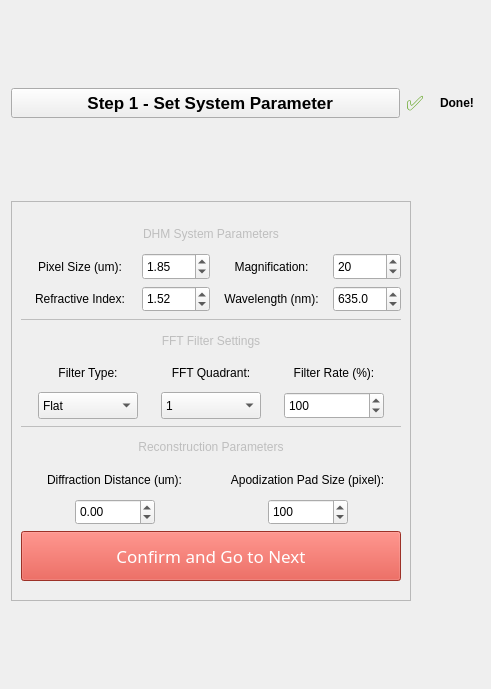
<?xml version="1.0" encoding="UTF-8"?>
<ui version="4.0">
 <class>Form</class>
 <widget class="QWidget" name="Form">
  <property name="geometry">
   <rect>
    <x>0</x>
    <y>0</y>
    <width>491</width>
    <height>689</height>
   </rect>
  </property>
  <property name="minimumSize">
   <size>
    <width>0</width>
    <height>20</height>
   </size>
  </property>
  <property name="windowTitle">
   <string>Form</string>
  </property>
  <layout class="QGridLayout" name="mainLayout">
   <item row="0" column="1">
    <widget class="QLabel" name="label_check">
     <property name="enabled">
      <bool>true</bool>
     </property>
     <property name="maximumSize">
      <size>
       <width>28</width>
       <height>16777215</height>
      </size>
     </property>
     <property name="palette">
      <palette>
       <active>
        <colorrole role="WindowText">
         <brush brushstyle="SolidPattern">
          <color alpha="255">
           <red>78</red>
           <green>154</green>
           <blue>6</blue>
          </color>
         </brush>
        </colorrole>
        <colorrole role="Button">
         <brush brushstyle="SolidPattern">
          <color alpha="255">
           <red>78</red>
           <green>154</green>
           <blue>6</blue>
          </color>
         </brush>
        </colorrole>
        <colorrole role="Light">
         <brush brushstyle="SolidPattern">
          <color alpha="255">
           <red>117</red>
           <green>231</green>
           <blue>9</blue>
          </color>
         </brush>
        </colorrole>
        <colorrole role="Midlight">
         <brush brushstyle="SolidPattern">
          <color alpha="255">
           <red>97</red>
           <green>192</green>
           <blue>7</blue>
          </color>
         </brush>
        </colorrole>
        <colorrole role="Dark">
         <brush brushstyle="SolidPattern">
          <color alpha="255">
           <red>39</red>
           <green>77</green>
           <blue>3</blue>
          </color>
         </brush>
        </colorrole>
        <colorrole role="Mid">
         <brush brushstyle="SolidPattern">
          <color alpha="255">
           <red>52</red>
           <green>103</green>
           <blue>4</blue>
          </color>
         </brush>
        </colorrole>
        <colorrole role="Text">
         <brush brushstyle="SolidPattern">
          <color alpha="255">
           <red>78</red>
           <green>154</green>
           <blue>6</blue>
          </color>
         </brush>
        </colorrole>
        <colorrole role="BrightText">
         <brush brushstyle="SolidPattern">
          <color alpha="255">
           <red>255</red>
           <green>255</green>
           <blue>255</blue>
          </color>
         </brush>
        </colorrole>
        <colorrole role="ButtonText">
         <brush brushstyle="SolidPattern">
          <color alpha="255">
           <red>0</red>
           <green>0</green>
           <blue>0</blue>
          </color>
         </brush>
        </colorrole>
        <colorrole role="Base">
         <brush brushstyle="SolidPattern">
          <color alpha="255">
           <red>255</red>
           <green>255</green>
           <blue>255</blue>
          </color>
         </brush>
        </colorrole>
        <colorrole role="Window">
         <brush brushstyle="SolidPattern">
          <color alpha="255">
           <red>78</red>
           <green>154</green>
           <blue>6</blue>
          </color>
         </brush>
        </colorrole>
        <colorrole role="Shadow">
         <brush brushstyle="SolidPattern">
          <color alpha="255">
           <red>0</red>
           <green>0</green>
           <blue>0</blue>
          </color>
         </brush>
        </colorrole>
        <colorrole role="AlternateBase">
         <brush brushstyle="SolidPattern">
          <color alpha="255">
           <red>166</red>
           <green>204</green>
           <blue>130</blue>
          </color>
         </brush>
        </colorrole>
        <colorrole role="ToolTipBase">
         <brush brushstyle="SolidPattern">
          <color alpha="255">
           <red>255</red>
           <green>255</green>
           <blue>220</blue>
          </color>
         </brush>
        </colorrole>
        <colorrole role="ToolTipText">
         <brush brushstyle="SolidPattern">
          <color alpha="255">
           <red>0</red>
           <green>0</green>
           <blue>0</blue>
          </color>
         </brush>
        </colorrole>
       </active>
       <inactive>
        <colorrole role="WindowText">
         <brush brushstyle="SolidPattern">
          <color alpha="255">
           <red>78</red>
           <green>154</green>
           <blue>6</blue>
          </color>
         </brush>
        </colorrole>
        <colorrole role="Button">
         <brush brushstyle="SolidPattern">
          <color alpha="255">
           <red>78</red>
           <green>154</green>
           <blue>6</blue>
          </color>
         </brush>
        </colorrole>
        <colorrole role="Light">
         <brush brushstyle="SolidPattern">
          <color alpha="255">
           <red>117</red>
           <green>231</green>
           <blue>9</blue>
          </color>
         </brush>
        </colorrole>
        <colorrole role="Midlight">
         <brush brushstyle="SolidPattern">
          <color alpha="255">
           <red>97</red>
           <green>192</green>
           <blue>7</blue>
          </color>
         </brush>
        </colorrole>
        <colorrole role="Dark">
         <brush brushstyle="SolidPattern">
          <color alpha="255">
           <red>39</red>
           <green>77</green>
           <blue>3</blue>
          </color>
         </brush>
        </colorrole>
        <colorrole role="Mid">
         <brush brushstyle="SolidPattern">
          <color alpha="255">
           <red>52</red>
           <green>103</green>
           <blue>4</blue>
          </color>
         </brush>
        </colorrole>
        <colorrole role="Text">
         <brush brushstyle="SolidPattern">
          <color alpha="255">
           <red>78</red>
           <green>154</green>
           <blue>6</blue>
          </color>
         </brush>
        </colorrole>
        <colorrole role="BrightText">
         <brush brushstyle="SolidPattern">
          <color alpha="255">
           <red>255</red>
           <green>255</green>
           <blue>255</blue>
          </color>
         </brush>
        </colorrole>
        <colorrole role="ButtonText">
         <brush brushstyle="SolidPattern">
          <color alpha="255">
           <red>0</red>
           <green>0</green>
           <blue>0</blue>
          </color>
         </brush>
        </colorrole>
        <colorrole role="Base">
         <brush brushstyle="SolidPattern">
          <color alpha="255">
           <red>255</red>
           <green>255</green>
           <blue>255</blue>
          </color>
         </brush>
        </colorrole>
        <colorrole role="Window">
         <brush brushstyle="SolidPattern">
          <color alpha="255">
           <red>78</red>
           <green>154</green>
           <blue>6</blue>
          </color>
         </brush>
        </colorrole>
        <colorrole role="Shadow">
         <brush brushstyle="SolidPattern">
          <color alpha="255">
           <red>0</red>
           <green>0</green>
           <blue>0</blue>
          </color>
         </brush>
        </colorrole>
        <colorrole role="AlternateBase">
         <brush brushstyle="SolidPattern">
          <color alpha="255">
           <red>166</red>
           <green>204</green>
           <blue>130</blue>
          </color>
         </brush>
        </colorrole>
        <colorrole role="ToolTipBase">
         <brush brushstyle="SolidPattern">
          <color alpha="255">
           <red>255</red>
           <green>255</green>
           <blue>220</blue>
          </color>
         </brush>
        </colorrole>
        <colorrole role="ToolTipText">
         <brush brushstyle="SolidPattern">
          <color alpha="255">
           <red>0</red>
           <green>0</green>
           <blue>0</blue>
          </color>
         </brush>
        </colorrole>
       </inactive>
       <disabled>
        <colorrole role="WindowText">
         <brush brushstyle="SolidPattern">
          <color alpha="255">
           <red>39</red>
           <green>77</green>
           <blue>3</blue>
          </color>
         </brush>
        </colorrole>
        <colorrole role="Button">
         <brush brushstyle="SolidPattern">
          <color alpha="255">
           <red>78</red>
           <green>154</green>
           <blue>6</blue>
          </color>
         </brush>
        </colorrole>
        <colorrole role="Light">
         <brush brushstyle="SolidPattern">
          <color alpha="255">
           <red>117</red>
           <green>231</green>
           <blue>9</blue>
          </color>
         </brush>
        </colorrole>
        <colorrole role="Midlight">
         <brush brushstyle="SolidPattern">
          <color alpha="255">
           <red>97</red>
           <green>192</green>
           <blue>7</blue>
          </color>
         </brush>
        </colorrole>
        <colorrole role="Dark">
         <brush brushstyle="SolidPattern">
          <color alpha="255">
           <red>39</red>
           <green>77</green>
           <blue>3</blue>
          </color>
         </brush>
        </colorrole>
        <colorrole role="Mid">
         <brush brushstyle="SolidPattern">
          <color alpha="255">
           <red>52</red>
           <green>103</green>
           <blue>4</blue>
          </color>
         </brush>
        </colorrole>
        <colorrole role="Text">
         <brush brushstyle="SolidPattern">
          <color alpha="255">
           <red>39</red>
           <green>77</green>
           <blue>3</blue>
          </color>
         </brush>
        </colorrole>
        <colorrole role="BrightText">
         <brush brushstyle="SolidPattern">
          <color alpha="255">
           <red>255</red>
           <green>255</green>
           <blue>255</blue>
          </color>
         </brush>
        </colorrole>
        <colorrole role="ButtonText">
         <brush brushstyle="SolidPattern">
          <color alpha="255">
           <red>39</red>
           <green>77</green>
           <blue>3</blue>
          </color>
         </brush>
        </colorrole>
        <colorrole role="Base">
         <brush brushstyle="SolidPattern">
          <color alpha="255">
           <red>78</red>
           <green>154</green>
           <blue>6</blue>
          </color>
         </brush>
        </colorrole>
        <colorrole role="Window">
         <brush brushstyle="SolidPattern">
          <color alpha="255">
           <red>78</red>
           <green>154</green>
           <blue>6</blue>
          </color>
         </brush>
        </colorrole>
        <colorrole role="Shadow">
         <brush brushstyle="SolidPattern">
          <color alpha="255">
           <red>0</red>
           <green>0</green>
           <blue>0</blue>
          </color>
         </brush>
        </colorrole>
        <colorrole role="AlternateBase">
         <brush brushstyle="SolidPattern">
          <color alpha="255">
           <red>78</red>
           <green>154</green>
           <blue>6</blue>
          </color>
         </brush>
        </colorrole>
        <colorrole role="ToolTipBase">
         <brush brushstyle="SolidPattern">
          <color alpha="255">
           <red>255</red>
           <green>255</green>
           <blue>220</blue>
          </color>
         </brush>
        </colorrole>
        <colorrole role="ToolTipText">
         <brush brushstyle="SolidPattern">
          <color alpha="255">
           <red>0</red>
           <green>0</green>
           <blue>0</blue>
          </color>
         </brush>
        </colorrole>
       </disabled>
      </palette>
     </property>
     <property name="font">
      <font>
       <pointsize>15</pointsize>
       <weight>50</weight>
       <bold>false</bold>
       <kerning>true</kerning>
      </font>
     </property>
     <property name="layoutDirection">
      <enum>Qt::RightToLeft</enum>
     </property>
     <property name="text">
      <string>✅</string>
     </property>
     <property name="wordWrap">
      <bool>false</bool>
     </property>
     <property name="margin">
      <number>-1</number>
     </property>
    </widget>
   </item>
   <item row="0" column="2">
    <widget class="QLabel" name="label_done_text">
     <property name="minimumSize">
      <size>
       <width>0</width>
       <height>0</height>
      </size>
     </property>
     <property name="maximumSize">
      <size>
       <width>40</width>
       <height>16777215</height>
      </size>
     </property>
     <property name="font">
      <font>
       <weight>75</weight>
       <bold>true</bold>
      </font>
     </property>
     <property name="layoutDirection">
      <enum>Qt::RightToLeft</enum>
     </property>
     <property name="text">
      <string>Done!</string>
     </property>
    </widget>
   </item>
   <item row="0" column="0">
    <widget class="QToolButton" name="toggleButton">
     <property name="sizePolicy">
      <sizepolicy hsizetype="Preferred" vsizetype="Preferred">
       <horstretch>0</horstretch>
       <verstretch>0</verstretch>
      </sizepolicy>
     </property>
     <property name="maximumSize">
      <size>
       <width>400</width>
       <height>30</height>
      </size>
     </property>
     <property name="font">
      <font>
       <pointsize>13</pointsize>
       <weight>75</weight>
       <italic>false</italic>
       <bold>true</bold>
      </font>
     </property>
     <property name="text">
      <string>  Step 1 - Set System Parameter</string>
     </property>
    </widget>
   </item>
   <item row="9" column="0" colspan="3">
    <widget class="QScrollArea" name="contentArea">
     <property name="sizePolicy">
      <sizepolicy hsizetype="Expanding" vsizetype="Expanding">
       <horstretch>0</horstretch>
       <verstretch>1</verstretch>
      </sizepolicy>
     </property>
     <property name="minimumSize">
      <size>
       <width>160</width>
       <height>0</height>
      </size>
     </property>
     <property name="maximumSize">
      <size>
       <width>400</width>
       <height>400</height>
      </size>
     </property>
     <property name="styleSheet">
      <string notr="true"/>
     </property>
     <property name="verticalScrollBarPolicy">
      <enum>Qt::ScrollBarAsNeeded</enum>
     </property>
     <property name="horizontalScrollBarPolicy">
      <enum>Qt::ScrollBarAsNeeded</enum>
     </property>
     <property name="sizeAdjustPolicy">
      <enum>QAbstractScrollArea::AdjustIgnored</enum>
     </property>
     <property name="widgetResizable">
      <bool>true</bool>
     </property>
     <widget class="QWidget" name="Parameter_2">
      <property name="geometry">
       <rect>
        <x>0</x>
        <y>0</y>
        <width>398</width>
        <height>398</height>
       </rect>
      </property>
      <property name="sizePolicy">
       <sizepolicy hsizetype="Preferred" vsizetype="Expanding">
        <horstretch>0</horstretch>
        <verstretch>0</verstretch>
       </sizepolicy>
      </property>
      <property name="styleSheet">
       <string notr="true"/>
      </property>
      <layout class="QVBoxLayout" name="contentLayout">
       <item>
        <layout class="QVBoxLayout" name="verticalLayout">
         <property name="topMargin">
          <number>10</number>
         </property>
        </layout>
       </item>
       <item>
        <layout class="QGridLayout" name="gridLayout">
         <property name="horizontalSpacing">
          <number>3</number>
         </property>
         <item row="0" column="0" colspan="4">
          <widget class="QLabel" name="label_7">
           <property name="enabled">
            <bool>false</bool>
           </property>
           <property name="minimumSize">
            <size>
             <width>0</width>
             <height>0</height>
            </size>
           </property>
           <property name="font">
            <font>
             <weight>50</weight>
             <italic>false</italic>
             <bold>false</bold>
            </font>
           </property>
           <property name="styleSheet">
            <string notr="true"/>
           </property>
           <property name="text">
            <string>DHM System Parameters</string>
           </property>
           <property name="alignment">
            <set>Qt::AlignCenter</set>
           </property>
          </widget>
         </item>
         <item row="1" column="3">
          <widget class="QSpinBox" name="magnification">
           <property name="sizePolicy">
            <sizepolicy hsizetype="Fixed" vsizetype="Fixed">
             <horstretch>0</horstretch>
             <verstretch>0</verstretch>
            </sizepolicy>
           </property>
           <property name="minimumSize">
            <size>
             <width>68</width>
             <height>25</height>
            </size>
           </property>
           <property name="maximumSize">
            <size>
             <width>16777215</width>
             <height>30</height>
            </size>
           </property>
           <property name="locale">
            <locale language="English" country="Canada"/>
           </property>
           <property name="minimum">
            <number>1</number>
           </property>
           <property name="maximum">
            <number>150</number>
           </property>
           <property name="value">
            <number>20</number>
           </property>
          </widget>
         </item>
         <item row="1" column="1">
          <widget class="QDoubleSpinBox" name="pixel_size">
           <property name="sizePolicy">
            <sizepolicy hsizetype="Fixed" vsizetype="Fixed">
             <horstretch>0</horstretch>
             <verstretch>0</verstretch>
            </sizepolicy>
           </property>
           <property name="minimumSize">
            <size>
             <width>68</width>
             <height>25</height>
            </size>
           </property>
           <property name="maximumSize">
            <size>
             <width>16777215</width>
             <height>30</height>
            </size>
           </property>
           <property name="locale">
            <locale language="English" country="Canada"/>
           </property>
           <property name="minimum">
            <double>0.100000000000000</double>
           </property>
           <property name="maximum">
            <double>20.000000000000000</double>
           </property>
           <property name="singleStep">
            <double>0.010000000000000</double>
           </property>
           <property name="value">
            <double>1.850000000000000</double>
           </property>
          </widget>
         </item>
         <item row="2" column="3">
          <widget class="QDoubleSpinBox" name="wave_length">
           <property name="sizePolicy">
            <sizepolicy hsizetype="Fixed" vsizetype="Fixed">
             <horstretch>0</horstretch>
             <verstretch>0</verstretch>
            </sizepolicy>
           </property>
           <property name="minimumSize">
            <size>
             <width>68</width>
             <height>25</height>
            </size>
           </property>
           <property name="maximumSize">
            <size>
             <width>16777215</width>
             <height>30</height>
            </size>
           </property>
           <property name="locale">
            <locale language="English" country="Canada"/>
           </property>
           <property name="frame">
            <bool>true</bool>
           </property>
           <property name="decimals">
            <number>1</number>
           </property>
           <property name="minimum">
            <double>350.000000000000000</double>
           </property>
           <property name="maximum">
            <double>1500.000000000000000</double>
           </property>
           <property name="singleStep">
            <double>1.000000000000000</double>
           </property>
           <property name="value">
            <double>635.000000000000000</double>
           </property>
          </widget>
         </item>
         <item row="1" column="0">
          <widget class="QLabel" name="label_pixel">
           <property name="locale">
            <locale language="English" country="Canada"/>
           </property>
           <property name="text">
            <string>Pixel Size (um):</string>
           </property>
           <property name="alignment">
            <set>Qt::AlignCenter</set>
           </property>
          </widget>
         </item>
         <item row="2" column="2">
          <widget class="QLabel" name="label_wavelength">
           <property name="locale">
            <locale language="English" country="Canada"/>
           </property>
           <property name="text">
            <string>Wavelength (nm):</string>
           </property>
           <property name="alignment">
            <set>Qt::AlignCenter</set>
           </property>
          </widget>
         </item>
         <item row="1" column="2">
          <widget class="QLabel" name="label_mag">
           <property name="locale">
            <locale language="English" country="Canada"/>
           </property>
           <property name="text">
            <string>Magnification:</string>
           </property>
           <property name="alignment">
            <set>Qt::AlignCenter</set>
           </property>
          </widget>
         </item>
         <item row="2" column="0">
          <widget class="QLabel" name="label_RI">
           <property name="minimumSize">
            <size>
             <width>90</width>
             <height>0</height>
            </size>
           </property>
           <property name="locale">
            <locale language="English" country="Canada"/>
           </property>
           <property name="text">
            <string>Refractive Index:</string>
           </property>
           <property name="alignment">
            <set>Qt::AlignCenter</set>
           </property>
          </widget>
         </item>
         <item row="2" column="1">
          <widget class="QDoubleSpinBox" name="refractive_index">
           <property name="sizePolicy">
            <sizepolicy hsizetype="Fixed" vsizetype="Fixed">
             <horstretch>0</horstretch>
             <verstretch>0</verstretch>
            </sizepolicy>
           </property>
           <property name="minimumSize">
            <size>
             <width>68</width>
             <height>25</height>
            </size>
           </property>
           <property name="maximumSize">
            <size>
             <width>16777215</width>
             <height>30</height>
            </size>
           </property>
           <property name="locale">
            <locale language="English" country="Canada"/>
           </property>
           <property name="maximum">
            <double>10.000000000000000</double>
           </property>
           <property name="singleStep">
            <double>0.010000000000000</double>
           </property>
           <property name="value">
            <double>1.520000000000000</double>
           </property>
          </widget>
         </item>
        </layout>
       </item>
       <item>
        <widget class="Line" name="line_3">
         <property name="enabled">
          <bool>false</bool>
         </property>
         <property name="frameShadow">
          <enum>QFrame::Plain</enum>
         </property>
         <property name="lineWidth">
          <number>0</number>
         </property>
         <property name="orientation">
          <enum>Qt::Horizontal</enum>
         </property>
        </widget>
       </item>
       <item>
        <layout class="QGridLayout" name="gridLayout_3">
         <item row="2" column="2">
          <widget class="QSpinBox" name="SpinBox_rate">
           <property name="sizePolicy">
            <sizepolicy hsizetype="Preferred" vsizetype="Fixed">
             <horstretch>0</horstretch>
             <verstretch>0</verstretch>
            </sizepolicy>
           </property>
           <property name="maximumSize">
            <size>
             <width>100</width>
             <height>30</height>
            </size>
           </property>
           <property name="alignment">
            <set>Qt::AlignLeading|Qt::AlignLeft|Qt::AlignVCenter</set>
           </property>
           <property name="minimum">
            <number>10</number>
           </property>
           <property name="maximum">
            <number>200</number>
           </property>
           <property name="singleStep">
            <number>5</number>
           </property>
           <property name="value">
            <number>100</number>
           </property>
          </widget>
         </item>
         <item row="1" column="1">
          <widget class="QLabel" name="label_19">
           <property name="text">
            <string>FFT Quadrant:</string>
           </property>
           <property name="alignment">
            <set>Qt::AlignCenter</set>
           </property>
          </widget>
         </item>
         <item row="1" column="0">
          <widget class="QLabel" name="label_80">
           <property name="text">
            <string>Filter Type:</string>
           </property>
           <property name="alignment">
            <set>Qt::AlignCenter</set>
           </property>
          </widget>
         </item>
         <item row="1" column="2">
          <widget class="QLabel" name="label_81">
           <property name="text">
            <string>Filter Rate (%):</string>
           </property>
           <property name="alignment">
            <set>Qt::AlignCenter</set>
           </property>
          </widget>
         </item>
         <item row="2" column="1">
          <widget class="QComboBox" name="comboBox_quadrant">
           <property name="sizePolicy">
            <sizepolicy hsizetype="Preferred" vsizetype="Fixed">
             <horstretch>0</horstretch>
             <verstretch>0</verstretch>
            </sizepolicy>
           </property>
           <property name="maximumSize">
            <size>
             <width>100</width>
             <height>30</height>
            </size>
           </property>
           <item>
            <property name="text">
             <string>1</string>
            </property>
           </item>
           <item>
            <property name="text">
             <string>2</string>
            </property>
           </item>
           <item>
            <property name="text">
             <string>3</string>
            </property>
           </item>
           <item>
            <property name="text">
             <string>4</string>
            </property>
           </item>
          </widget>
         </item>
         <item row="0" column="0" colspan="3">
          <widget class="QLabel" name="label_18">
           <property name="enabled">
            <bool>false</bool>
           </property>
           <property name="font">
            <font>
             <weight>50</weight>
             <italic>false</italic>
             <bold>false</bold>
            </font>
           </property>
           <property name="text">
            <string>FFT Filter Settings</string>
           </property>
           <property name="alignment">
            <set>Qt::AlignCenter</set>
           </property>
          </widget>
         </item>
         <item row="2" column="0">
          <widget class="QComboBox" name="comboBox_FilterType">
           <property name="sizePolicy">
            <sizepolicy hsizetype="Preferred" vsizetype="Fixed">
             <horstretch>0</horstretch>
             <verstretch>0</verstretch>
            </sizepolicy>
           </property>
           <property name="maximumSize">
            <size>
             <width>100</width>
             <height>30</height>
            </size>
           </property>
           <item>
            <property name="text">
             <string>Flat</string>
            </property>
           </item>
           <item>
            <property name="text">
             <string>Hann</string>
            </property>
           </item>
          </widget>
         </item>
        </layout>
       </item>
       <item>
        <widget class="Line" name="line">
         <property name="enabled">
          <bool>false</bool>
         </property>
         <property name="statusTip">
          <string notr="true"/>
         </property>
         <property name="frameShadow">
          <enum>QFrame::Plain</enum>
         </property>
         <property name="lineWidth">
          <number>0</number>
         </property>
         <property name="orientation">
          <enum>Qt::Horizontal</enum>
         </property>
        </widget>
       </item>
       <item>
        <layout class="QGridLayout" name="gridLayout_4">
         <item row="3" column="0">
          <spacer name="horizontalSpacer">
           <property name="orientation">
            <enum>Qt::Horizontal</enum>
           </property>
           <property name="sizeHint" stdset="0">
            <size>
             <width>40</width>
             <height>20</height>
            </size>
           </property>
          </spacer>
         </item>
         <item row="3" column="1">
          <widget class="QDoubleSpinBox" name="SpinBox_diffract_dist">
           <property name="sizePolicy">
            <sizepolicy hsizetype="Maximum" vsizetype="Fixed">
             <horstretch>0</horstretch>
             <verstretch>0</verstretch>
            </sizepolicy>
           </property>
           <property name="minimumSize">
            <size>
             <width>80</width>
             <height>25</height>
            </size>
           </property>
           <property name="maximumSize">
            <size>
             <width>100</width>
             <height>30</height>
            </size>
           </property>
           <property name="layoutDirection">
            <enum>Qt::LeftToRight</enum>
           </property>
           <property name="locale">
            <locale language="English" country="Canada"/>
           </property>
           <property name="alignment">
            <set>Qt::AlignLeading|Qt::AlignLeft|Qt::AlignVCenter</set>
           </property>
           <property name="minimum">
            <double>-2000.000000000000000</double>
           </property>
           <property name="maximum">
            <double>2000.000000000000000</double>
           </property>
          </widget>
         </item>
         <item row="1" column="0" colspan="3">
          <widget class="QLabel" name="label_start_recon">
           <property name="maximumSize">
            <size>
             <width>200</width>
             <height>16777215</height>
            </size>
           </property>
           <property name="baseSize">
            <size>
             <width>0</width>
             <height>0</height>
            </size>
           </property>
           <property name="layoutDirection">
            <enum>Qt::LeftToRight</enum>
           </property>
           <property name="text">
            <string>Diffraction Distance (um):</string>
           </property>
           <property name="alignment">
            <set>Qt::AlignCenter</set>
           </property>
          </widget>
         </item>
         <item row="3" column="5">
          <spacer name="horizontalSpacer_4">
           <property name="orientation">
            <enum>Qt::Horizontal</enum>
           </property>
           <property name="sizeHint" stdset="0">
            <size>
             <width>40</width>
             <height>20</height>
            </size>
           </property>
          </spacer>
         </item>
         <item row="3" column="2">
          <spacer name="horizontalSpacer_2">
           <property name="orientation">
            <enum>Qt::Horizontal</enum>
           </property>
           <property name="sizeHint" stdset="0">
            <size>
             <width>40</width>
             <height>20</height>
            </size>
           </property>
          </spacer>
         </item>
         <item row="3" column="3">
          <spacer name="horizontalSpacer_6">
           <property name="orientation">
            <enum>Qt::Horizontal</enum>
           </property>
           <property name="sizeHint" stdset="0">
            <size>
             <width>40</width>
             <height>20</height>
            </size>
           </property>
          </spacer>
         </item>
         <item row="0" column="0" colspan="6">
          <widget class="QLabel" name="label">
           <property name="enabled">
            <bool>false</bool>
           </property>
           <property name="font">
            <font>
             <weight>50</weight>
             <bold>false</bold>
            </font>
           </property>
           <property name="text">
            <string>Reconstruction Parameters</string>
           </property>
           <property name="alignment">
            <set>Qt::AlignCenter</set>
           </property>
          </widget>
         </item>
         <item row="1" column="3" colspan="3">
          <widget class="QLabel" name="label_20">
           <property name="text">
            <string>Apodization Pad Size (pixel):</string>
           </property>
           <property name="alignment">
            <set>Qt::AlignCenter</set>
           </property>
          </widget>
         </item>
         <item row="3" column="4">
          <widget class="QDoubleSpinBox" name="expansion">
           <property name="sizePolicy">
            <sizepolicy hsizetype="Maximum" vsizetype="Fixed">
             <horstretch>0</horstretch>
             <verstretch>0</verstretch>
            </sizepolicy>
           </property>
           <property name="minimumSize">
            <size>
             <width>80</width>
             <height>25</height>
            </size>
           </property>
           <property name="maximumSize">
            <size>
             <width>80</width>
             <height>30</height>
            </size>
           </property>
           <property name="locale">
            <locale language="English" country="Canada"/>
           </property>
           <property name="alignment">
            <set>Qt::AlignLeading|Qt::AlignLeft|Qt::AlignVCenter</set>
           </property>
           <property name="buttonSymbols">
            <enum>QAbstractSpinBox::UpDownArrows</enum>
           </property>
           <property name="decimals">
            <number>0</number>
           </property>
           <property name="minimum">
            <double>50.000000000000000</double>
           </property>
           <property name="maximum">
            <double>1000.000000000000000</double>
           </property>
           <property name="singleStep">
            <double>10.000000000000000</double>
           </property>
           <property name="value">
            <double>100.000000000000000</double>
           </property>
          </widget>
         </item>
        </layout>
       </item>
       <item>
        <widget class="QPushButton" name="pushButton_Confirm">
         <property name="sizePolicy">
          <sizepolicy hsizetype="Preferred" vsizetype="Fixed">
           <horstretch>0</horstretch>
           <verstretch>0</verstretch>
          </sizepolicy>
         </property>
         <property name="minimumSize">
          <size>
           <width>60</width>
           <height>25</height>
          </size>
         </property>
         <property name="maximumSize">
          <size>
           <width>400</width>
           <height>50</height>
          </size>
         </property>
         <property name="font">
          <font>
           <family>.SF NS Text</family>
           <pointsize>13</pointsize>
           <weight>50</weight>
           <italic>false</italic>
           <bold>false</bold>
          </font>
         </property>
         <property name="focusPolicy">
          <enum>Qt::StrongFocus</enum>
         </property>
         <property name="layoutDirection">
          <enum>Qt::LeftToRight</enum>
         </property>
         <property name="styleSheet">
          <string notr="true">color: rgb(255, 255, 255);
background-color: rgb(219, 68, 55);</string>
         </property>
         <property name="text">
          <string>Confirm and Go to Next</string>
         </property>
        </widget>
       </item>
       <item>
        <layout class="QVBoxLayout" name="verticalLayout_2">
         <property name="topMargin">
          <number>10</number>
         </property>
        </layout>
       </item>
      </layout>
     </widget>
    </widget>
   </item>
  </layout>
 </widget>
 <resources/>
 <connections/>
</ui>
